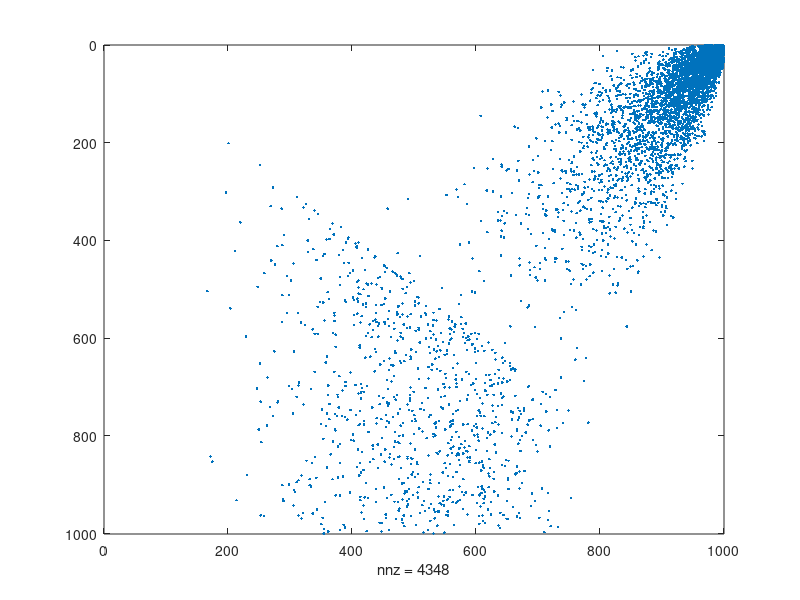

Write the MATLAB code that produced this figure.
%Generate a random lower-triangular matrix and look at its Q-portrait.
N = 1000;
A = rand(N);
L = tril(A,-1);
LI = L + eye(N);
[Q,R] = qr(LI);
spy(abs(Q)>0.1);
